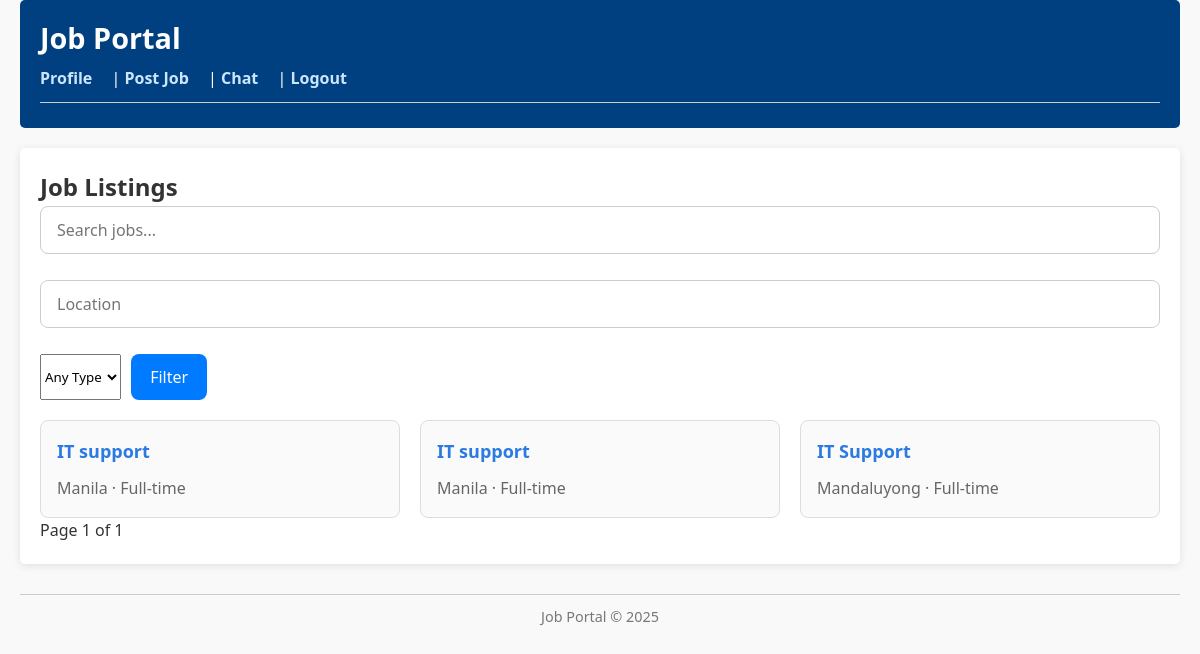
/ (signed in), run on an earlier commit of the app's database.
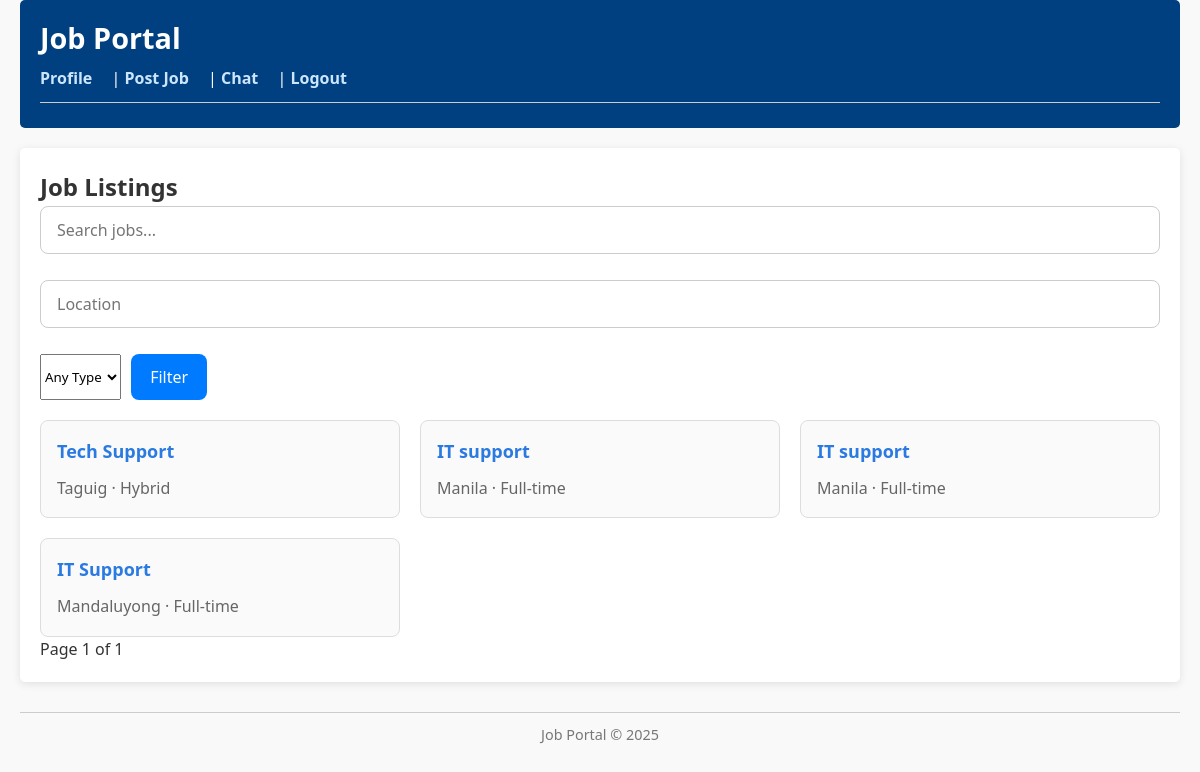
And on a later commit of the database.
### jobs/models.py (models this page shows, shortened)
class Job(models.Model):
    JOB_TYPES = (
        ('FT', 'Full-time'),
        ('PT', 'Part-time'),
        ('HY', 'Hybrid'),
        ('RM', 'Remote'),
    )
    employer = models.ForeignKey(User, on_delete=models.CASCADE)
    title = models.CharField(max_length=255)
    description = models.TextField()
    requirements = models.TextField()
    salary_range = models.CharField(max_length=100)
    job_type = models.CharField(max_length=2, choices=JOB_TYPES)
    location = models.CharField(max_length=255)
    posted_at = models.DateTimeField(auto_now_add=True)

### jobs/views.py (the view)
# urls.py: path('', views.job_list, name='job_list'),
@login_required
def job_list(request):
    jobs = Job.objects.all().order_by('-posted_at')
    query = request.GET.get('q')
    location = request.GET.get('location')
    job_type = request.GET.get('job_type')
    salary_min = request.GET.get('salary_min')
    if query:
        jobs = jobs.filter(title__icontains=query)
    if location:
        jobs = jobs.filter(location__icontains=location)
    if job_type:
        jobs = jobs.filter(job_type=job_type)
    if salary_min:
        jobs = jobs.filter(salary_range__gte=salary_min)
    paginator = Paginator(jobs, 10)
    page_number = request.GET.get('page')
    page_obj = paginator.get_page(page_number)
    return render(request, 'jobs/job_list.html', {'jobs': page_obj})

### jobs/templates/jobs/job_list.html (shortened to what this page needs)
{% extends 'base.html' %}
{% block content %}
<h2>Job Listings</h2>
<form method="get" class="job-filter-form">
  <input type="text" name="q" placeholder="Search jobs..." value="{{ request.GET.q }}">
  <input type="text" name="location" placeholder="Location" value="{{ request.GET.location }}">
  <select name="job_type">
    <option value="">Any Type</option>
  </select>
  <button type="submit">Filter</button>
</form>
<div class="job-cards-container">
  {% for job in jobs %}
    <div class="job-card">
      <h3><a href="{% url 'jobs:employer_job_detail' job.id %}">{{ job.title }}</a></h3>
      <p>{{ job.location }} · {{ job.get_job_type_display }}</p>
    </div>
  {% empty %}
    <p>No jobs found.</p>
  {% endfor %}
</div>
<div class="pagination">
  <span>Page {{ jobs.number }} of {{ jobs.paginator.num_pages }}</span>
</div>
{% endblock %}

What changed in the data, as far as the page shows it:
added Job: title "Tech Support", location "Taguig", job_type "Hybrid"
